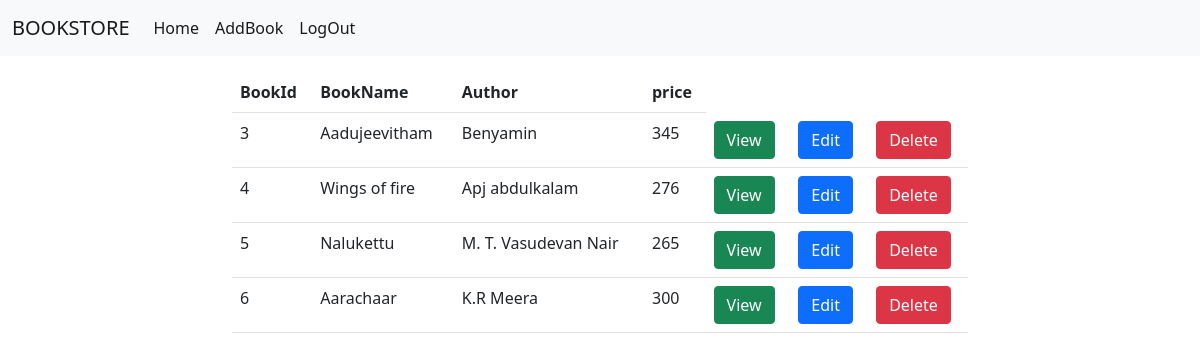
/owner/books/all, run on the app's committed database.
### owner/models.py (models this page shows, shortened)
class Books(models.Model):
    book_name=models.CharField(max_length=120,unique=True)
    author=models.CharField(max_length=120)
    price=models.PositiveIntegerField(default=50)
    description=models.CharField(max_length=250)
    active_status=models.BooleanField(default=True)
    image=models.ImageField(upload_to="images",null=True,blank=True)

### owner/views.py (the view)
# urls.py: path("books/all",views.BookList.as_view(),name='listbook'),
class BookList(ListView):
    model = Books
    context_object_name = "books"
    template_name = "book_list.html"

### owner/templates/book_list.html (shortened to what this page needs)
{%extends 'base.html'%}
{%block body_block%}
    <div class="row mt-3">
    <div class="col-2"></div>
    <div class="col-8">
        <table class="table">
            <tr>
                <th>BookId</th>
                <th>BookName</th>
                <th>Author</th>
                <th>price</th>
            </tr>
            {% for book in books%}
            <tr>
                <td>{{book.id}}</td>
                <td>{{book.book_name}}</td>
                <td>{{book.author}}</td>
                <td>{{book.price}}</td>
                <td><a class="btn btn-success" href="{%url 'bookdetails' book.id%}">View</a></td>
                          <td><a class="btn btn-primary" href="{%url 'bookedit' book.id%}">Edit</a></td>
                <td><a class="btn btn-danger" href="{%url 'deletebook' book.id%}">Delete</a></td>
            {%endfor%}
        </table>
    </div>
    </div>
{%endblock%}

### owner/templates/base.html (shortened to what this page needs)
<!DOCTYPE html>
{%load static%}
<html lang="en">
<head>
    <link href="https://cdn.jsdelivr.net/npm/bootstrap@5.1.3/dist/css/bootstrap.min.css" rel="stylesheet"
>
</head>
<body>
<nav class="navbar navbar-expand-lg navbar-light bg-light">
    <div class="container-fluid">
        <a class="navbar-brand" href="#">BOOKSTORE</a>
        <div class="collapse navbar-collapse" id="navbarTogglerDemo02">
            <ul class="navbar-nav me-auto mb-2 mb-lg-0">
                <li class="nav-item">
                    <a class="nav-link active" aria-current="page" href="{%url 'listbook'%}">Home</a>
                </li>
                <li class="nav-item">
                    <a class="nav-link active" href="{%url 'addbook'%}">AddBook</a>
                    <li> <a class="nav-link active" href="{%url 'signout'%}">LogOut</a></li>
                </li>
            </ul>
        </div>
    </div>
</nav>
<div class="container">
    {%block body_block%}
    {%endblock%}
</div>
</body>
</html>

### data on the page
Books: id "3", book_name "Aadujeevitham", author "Benyamin", price "345"
Books: id "4", book_name "Wings of fire", author "Apj abdulkalam", price "276"
Books: id "5", book_name "Nalukettu", author "M. T. Vasudevan Nair", price "265"
Books: id "6", book_name "Aarachaar", author "K.R Meera", price "300"
